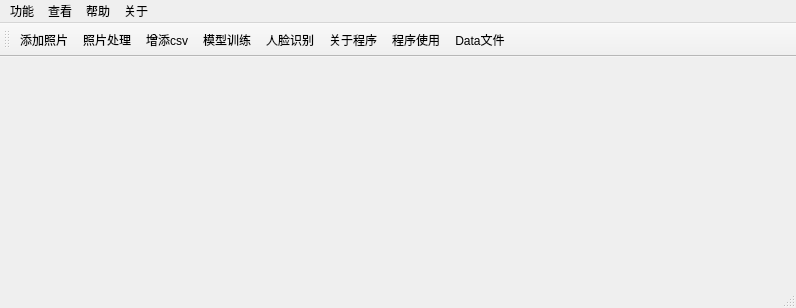
<?xml version="1.0" encoding="UTF-8"?>
<ui version="4.0">
 <class>MainWindow</class>
 <widget class="QMainWindow" name="MainWindow">
  <property name="geometry">
   <rect>
    <x>0</x>
    <y>0</y>
    <width>796</width>
    <height>308</height>
   </rect>
  </property>
  <property name="minimumSize">
   <size>
    <width>300</width>
    <height>200</height>
   </size>
  </property>
  <property name="maximumSize">
   <size>
    <width>1370</width>
    <height>16777215</height>
   </size>
  </property>
  <property name="windowTitle">
   <string>MainWindow</string>
  </property>
  <property name="documentMode">
   <bool>false</bool>
  </property>
  <property name="dockNestingEnabled">
   <bool>true</bool>
  </property>
  <property name="unifiedTitleAndToolBarOnMac">
   <bool>false</bool>
  </property>
  <widget class="QWidget" name="centralWidget">
   <widget class="QLabel" name="label">
    <property name="geometry">
     <rect>
      <x>10</x>
      <y>0</y>
      <width>781</width>
      <height>231</height>
     </rect>
    </property>
    <property name="text">
     <string/>
    </property>
    <property name="pixmap">
     <pixmap resource="pic/resource.qrc">:/pic/Pic.PNG</pixmap>
    </property>
    <property name="scaledContents">
     <bool>true</bool>
    </property>
   </widget>
  </widget>
  <widget class="QMenuBar" name="menuBar">
   <property name="geometry">
    <rect>
     <x>0</x>
     <y>0</y>
     <width>796</width>
     <height>23</height>
    </rect>
   </property>
   <widget class="QMenu" name="menu">
    <property name="title">
     <string>功能</string>
    </property>
    <addaction name="Add_action"/>
    <addaction name="dispose_action"/>
    <addaction name="action_addcsv"/>
    <addaction name="action_TrainnigModel"/>
    <addaction name="action_FaceRecognition"/>
   </widget>
   <widget class="QMenu" name="menu_2">
    <property name="title">
     <string>查看</string>
    </property>
    <addaction name="actionData"/>
   </widget>
   <widget class="QMenu" name="menu_3">
    <property name="title">
     <string>帮助</string>
    </property>
    <addaction name="action_use"/>
   </widget>
   <widget class="QMenu" name="menu_4">
    <property name="title">
     <string>关于</string>
    </property>
    <addaction name="action_about"/>
   </widget>
   <addaction name="menu"/>
   <addaction name="menu_2"/>
   <addaction name="menu_3"/>
   <addaction name="menu_4"/>
  </widget>
  <widget class="QToolBar" name="mainToolBar">
   <property name="minimumSize">
    <size>
     <width>796</width>
     <height>34</height>
    </size>
   </property>
   <property name="maximumSize">
    <size>
     <width>796</width>
     <height>34</height>
    </size>
   </property>
   <attribute name="toolBarArea">
    <enum>TopToolBarArea</enum>
   </attribute>
   <attribute name="toolBarBreak">
    <bool>false</bool>
   </attribute>
   <addaction name="Add_action"/>
   <addaction name="dispose_action"/>
   <addaction name="action_addcsv"/>
   <addaction name="action_TrainnigModel"/>
   <addaction name="action_FaceRecognition"/>
   <addaction name="action_about"/>
   <addaction name="action_use"/>
   <addaction name="actionData"/>
  </widget>
  <widget class="QStatusBar" name="statusBar"/>
  <action name="Add_action">
   <property name="icon">
    <iconset resource="pic/resource.qrc">
     <normaloff>:/pic/add.png</normaloff>:/pic/add.png</iconset>
   </property>
   <property name="text">
    <string>添加照片</string>
   </property>
  </action>
  <action name="dispose_action">
   <property name="icon">
    <iconset resource="pic/resource.qrc">
     <normaloff>:/pic/PrintSc.png</normaloff>:/pic/PrintSc.png</iconset>
   </property>
   <property name="text">
    <string>照片处理</string>
   </property>
  </action>
  <action name="action_addcsv">
   <property name="icon">
    <iconset resource="pic/resource.qrc">
     <normaloff>:/pic/addCSV.png</normaloff>:/pic/addCSV.png</iconset>
   </property>
   <property name="text">
    <string>增添csv</string>
   </property>
  </action>
  <action name="action_TrainnigModel">
   <property name="icon">
    <iconset resource="pic/resource.qrc">
     <normaloff>:/pic/train.png</normaloff>:/pic/train.png</iconset>
   </property>
   <property name="text">
    <string>模型训练</string>
   </property>
  </action>
  <action name="action_FaceRecognition">
   <property name="icon">
    <iconset resource="pic/resource.qrc">
     <normaloff>:/pic/recognition.png</normaloff>:/pic/recognition.png</iconset>
   </property>
   <property name="text">
    <string>人脸识别</string>
   </property>
  </action>
  <action name="action_about">
   <property name="icon">
    <iconset resource="pic/resource.qrc">
     <normaloff>:/pic/about.png</normaloff>:/pic/about.png</iconset>
   </property>
   <property name="text">
    <string>关于程序</string>
   </property>
  </action>
  <action name="action_use">
   <property name="icon">
    <iconset resource="pic/resource.qrc">
     <normaloff>:/pic/use.png</normaloff>:/pic/use.png</iconset>
   </property>
   <property name="text">
    <string>程序使用</string>
   </property>
  </action>
  <action name="actionData">
   <property name="icon">
    <iconset resource="pic/resource.qrc">
     <normaloff>:/pic/check.png</normaloff>:/pic/check.png</iconset>
   </property>
   <property name="text">
    <string>Data文件</string>
   </property>
  </action>
 </widget>
 <layoutdefault spacing="6" margin="11"/>
 <resources>
  <include location="pic/resource.qrc"/>
 </resources>
 <connections/>
</ui>
